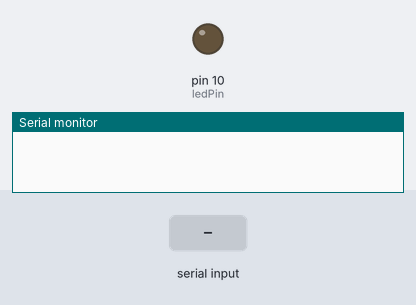
Bench run of a sketch on a simulated Arduino Uno, built with avr-gcc and run on an emulated ATmega328P. Shown: output pins drawn as LEDs (lit = HIGH), the last lines printed to the serial monitor. The test bench sets the inputs (shaded band).

Above: at 1.2 s.
1.3 s: "90,45\n" received over Serial
At 1.6 s:
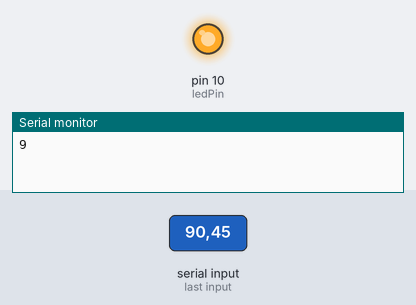
Timing chart, 0 to 10.3 s (numbered marks = the images above; inputs shaded):
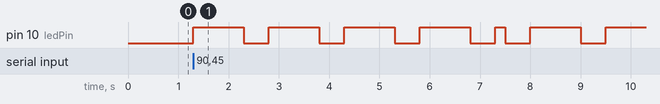

The sketch:

code.ino
```cpp
int ledPin = 10;
int val;

int x=100;//時間乘數
int ticShort = 2*x;
int ticLong = 10*x;
int space = 5*x;
//定義長短tic 的時間以及間隔


void setup()
{
  Serial.begin(9600);
  pinMode(ledPin, OUTPUT);//定義小燈為輸出

}
void loop()
{

  val=Serial.read();

  if (val=='S'){
    Serial.print("\n");
    //S指令為space換行
  }


  if (val > 40 && val<80)
  {
    Serial.print(val-48);//0=48
    if(val<54)
    {
        for (int i =0;i<(val-48);i++)
      {
      digitalWrite(ledPin, HIGH);
      delay(ticShort);
      digitalWrite(ledPin, LOW);
      delay(space);
      }
      for (int i =0;i<(53-val);i++)
      {
      digitalWrite(ledPin, HIGH);
      delay(ticLong);
      digitalWrite(ledPin, LOW);
      delay(space);
      }
    }
     if(val>53)
    {
        for (int i =0;i<(val-53);i++)
      {
      digitalWrite(ledPin, HIGH);
      delay(ticLong);
      digitalWrite(ledPin, LOW);
      delay(space);
      }
      for (int i =0;i<(58-val);i++)
      {
      digitalWrite(ledPin, HIGH);
      delay(ticShort);
      digitalWrite(ledPin, LOW);
      delay(space);
      }
    }

  }

}
```

Measured:
- after the input at 1.3 s, pin 10 (ledPin): goes 4 × (HIGH 1.0 s, LOW 0.50 s), HIGH 0.20 s, LOW 0.50 s, HIGH 1.0 s, LOW 0.50 s, then HIGH, starting at once
